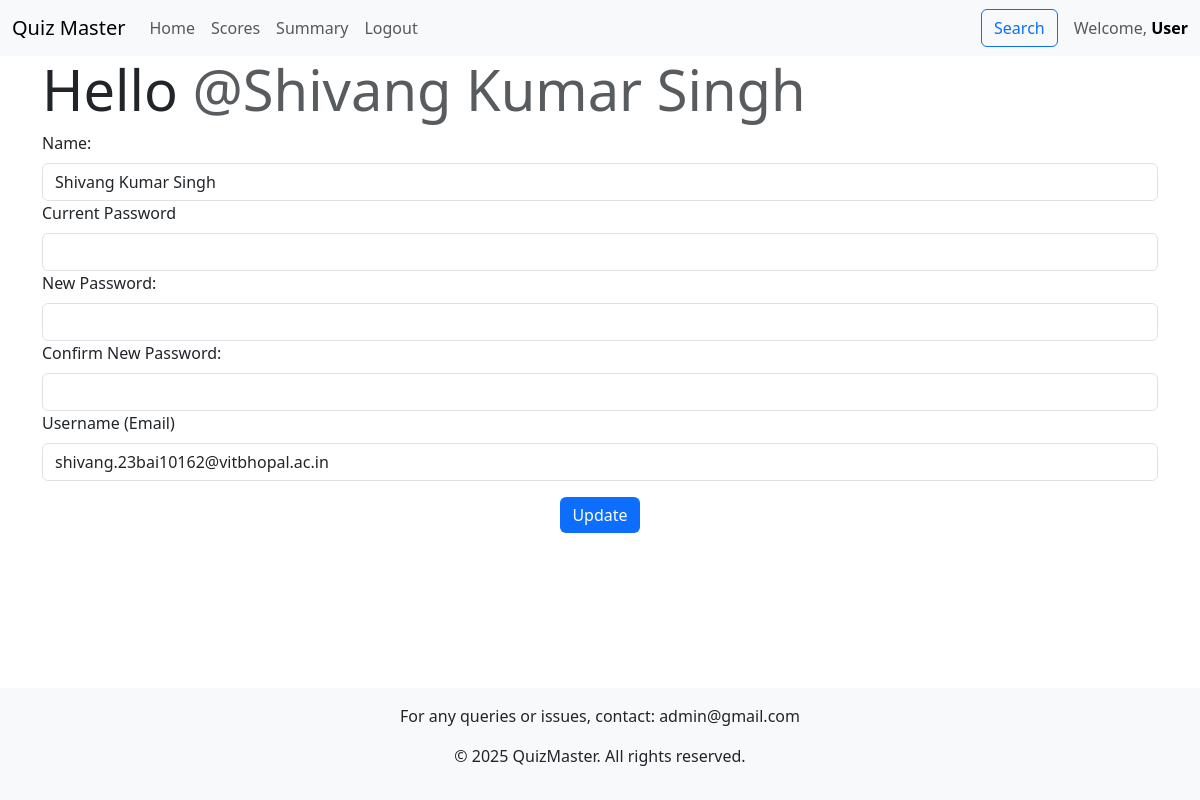
The page /profile (signed in) on the database its author committed.
### models.py (models this page shows)
class User(db.Model):
    id = db.Column(db.Integer, primary_key=True)
    username = db.Column(db.String(120), unique=True, nullable=False)
    password_hash = db.Column(db.String(120), nullable=False)
    full_name = db.Column(db.String(100))
    qualification = db.Column(db.String(100))
    dob = db.Column(db.Date)
    role = db.Column(db.Enum("user", "admin", name="user_roles"), default="user",)
    created_at = db.Column(db.DateTime, default=datetime.now(timezone.utc))
    scores = db.relationship('Score', backref='user', lazy=True, cascade="all, delete-orphan")

### controllers/controllers_login.py (the view, shortened to what this page needs)
@app.route("/profile", methods=["GET", "POST"])
@auth_required
def profile():
    user = User.query.get(session["user_id"])
    return render_template("profile.html", user=user)

### controllers/controllers_login.py (called while the page is built)
def auth_required(func):
    @wraps(func)
    def inner(*args, **kwargs):
        if "user_id" in session:
            return func(*args, **kwargs)
        else:
            flash("Please login to continue")
            return redirect(url_for("home"))
    return inner

### templates/profile.html (shortened to what this page needs)
{% extends 'base.html' %} {% block title %} Profile Page {% endblock %} {% block
    content %}
    <div class="heading">
      <h2 class="display-4">
        Hello
        <span class="text-muted">@{{user.full_name}}</span>
      </h2>
    </div>
    <form action="" method="post" class="form">
      <div class="form-group">
        <label for="name" class="form-label">Name:</label>
        <input
          type="text"
          name="name"
          id="name"
          value="{{user.full_name}}"
          class="form-control"
        />
      </div>
      <div class="form-group">
        <label for="current_password" class="form-label">Current Password</label>
        <input
          type="password"
          name="current_password"
          id="current_password"
          class="form-control"
          required
        />
      </div>
      <div class="form-group">
        <label for="new_password" class="form-label">New Password:</label>
        <input
          type="password"
          name="new_password"
          id="new_password"
          class="form-control"
          required
        />
      </div>
      <div class="form-group">
        <label for="confirm_password" class="form-label"
          >Confirm New Password:</label
        >
        <input
          type="password"
          name="confirm_password"
          id="confirm_password"
          class="form-control"
          required
        />
      </div>
      <div class="form-group">
        <label for="email" class="form-label">Username (Email)</label>
        <input
          type="text"
          name="email"
          id="email"
          value="{{user.username}}"
          class="form-control"
        />
      </div>
      <div class="buttons d-flex justify-content-center align-items-center">
        <div class="form-group m-3">
          <input type="submit" value="Update" class="btn btn-primary" />
        </div>
      </div>
    </form>
    {% endblock %}

### templates/navbar.html (shortened to what this page needs)
<nav class="navbar navbar-expand-lg navbar-light bg-light">
    <div class="container-fluid">
        <a class="navbar-brand" href="/">Quiz Master</a>
        <div class="collapse navbar-collapse" id="navbarNav">
            <ul class="navbar-nav me-auto">
                {% if 'user_id' in session %}
                <li class="nav-item">
                    <a class="nav-link" href="/dashboard">Home</a>
                </li>
                {% if user.role=="user" %}
                <li class="nav-item">
                    <a class="nav-link" href="/dashboard/scores/{{user.id}}">Scores</a>
                </li>
                {% else %}
                <li class="nav-item">
                    <a class="nav-link" href="/dashboard/quiz_management">Quiz</a>
                </li>
                {% endif %}
                <li class="nav-item">
                    <a class="nav-link" href="/summary">Summary</a>
                </li>
                <li class="nav-item">
                    <a class="nav-link" href="/logout">Logout</a>
                </li>
                {% endif %}
            </ul>
            {% if 'user_id' in session %}
            <div class="d-flex align-items-center">
                <a class="nav-link me-3" href="/search">
                    <button class="btn btn-outline-primary">Search</button>
                </a>
                <span class="navbar-text">
                    Welcome, <a class="fw-bold text-decoration-none" href="/profile">{{ user.role | capitalize }}</a>
                </span>
            </div>
            {% endif %}
        </div>
    </div>
</nav>

### static/styles/styles.css (style rules this page uses)
.btn-primary { border: none; transition: all 0.3s ease; }

### rows shown on the page
User: role "User", full_name "Shivang Kumar Singh", name "Shivang Kumar Singh", email "shivang.23bai10162@vitbhopal.ac.in"
